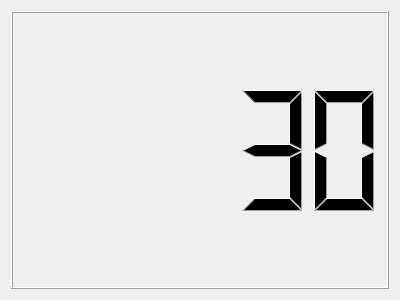
<?xml version="1.0" encoding="UTF-8"?>
<ui version="4.0">
 <class>TimeOffDisplay</class>
 <widget class="QWidget" name="TimeOffDisplay">
  <property name="geometry">
   <rect>
    <x>0</x>
    <y>0</y>
    <width>400</width>
    <height>300</height>
   </rect>
  </property>
  <property name="windowTitle">
   <string>Form</string>
  </property>
  <layout class="QGridLayout" name="gridLayout">
   <item row="0" column="0">
    <widget class="QLCDNumber" name="lcdNumber">
     <property name="value" stdset="0">
      <double>30.000000000000000</double>
     </property>
    </widget>
   </item>
  </layout>
 </widget>
 <resources/>
 <connections/>
</ui>
